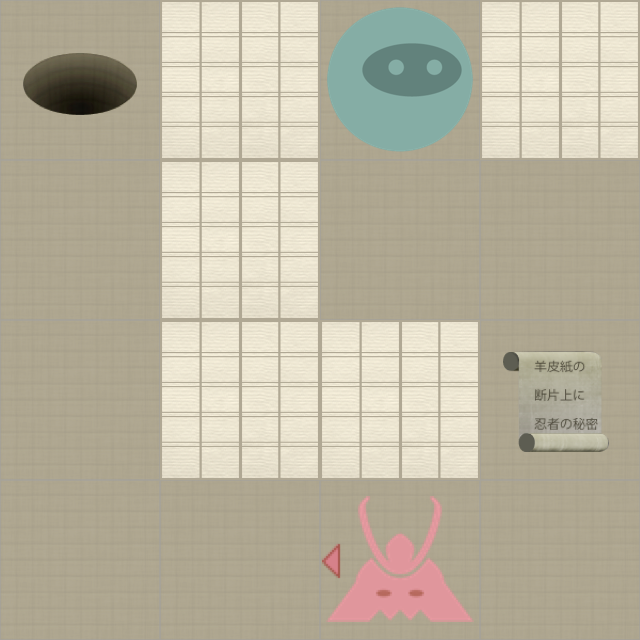

Below is a game level as drawn by its tile map, then a one-line description and the .tmx that defines it (tile-layer data replaced by summaries):
An orthogonal 4x4 tile map with 160x160 px tiles, 2 tile layers (Level, Actors).

<map version="1.0" orientation="orthogonal" width="4" height="4" tilewidth="160" tileheight="160">
 <properties>
  <property name="moves" value="12" />
 </properties>
 <tileset firstgid="1" name="tiles" tilewidth="160" tileheight="160" spacing="2" margin="2">
  <image source="tiles-ipadhd.png" width="1024" height="1024" />
  <tile id="0">
   <properties>
    <property name="actor" value="exit" />
   </properties>
  </tile>
  <tile id="2">
   <properties>
    <property name="actor" value="guard" />
    <property name="direction" value="down" />
   </properties>
  </tile>
  <tile id="3">
   <properties>
    <property name="actor" value="guard" />
    <property name="direction" value="left" />
   </properties>
  </tile>
  <tile id="4">
   <properties>
    <property name="actor" value="guard" />
    <property name="direction" value="right" />
   </properties>
  </tile>
  <tile id="5">
   <properties>
    <property name="actor" value="guard" />
    <property name="direction" value="up" />
   </properties>
  </tile>
  <tile id="7">
   <properties>
    <property name="actor" value="player" />
   </properties>
  </tile>
  <tile id="8">
   <properties>
    <property name="actor" value="scroll" />
   </properties>
  </tile>
  <tile id="9">
   <properties>
    <property name="wall" value="1" />
   </properties>
  </tile>
 </tileset>
 <layer name="Level" width="4" height="4">
  <data>[16 cells, 16 non-empty, 2 distinct tile ids]</data>
 </layer>
 <layer name="Actors" width="4" height="4">
  <data>[16 cells, 4 non-empty, 4 distinct tile ids]</data>
 </layer>
</map>
